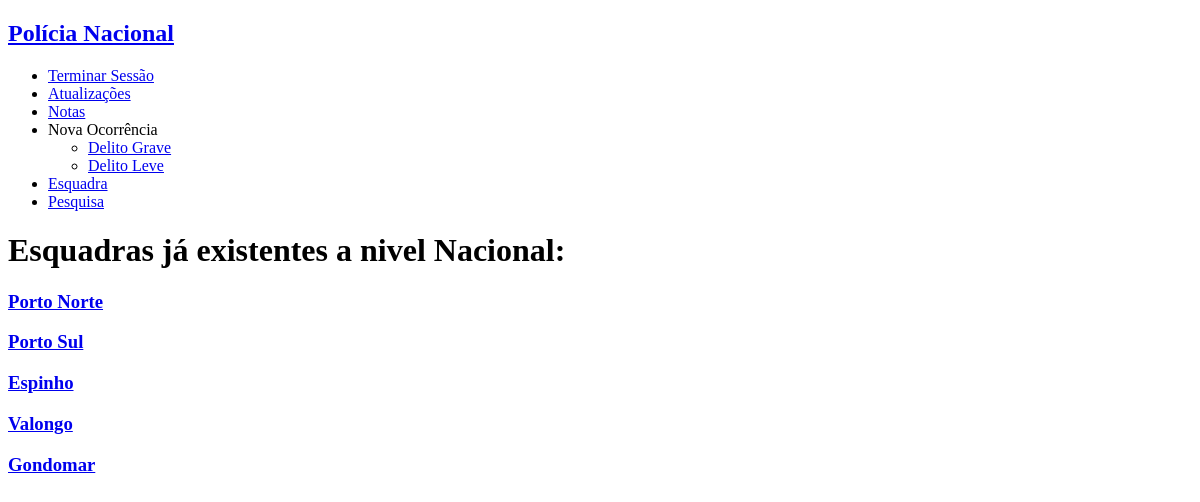
/view_station.php, run on an earlier commit of the app's database.
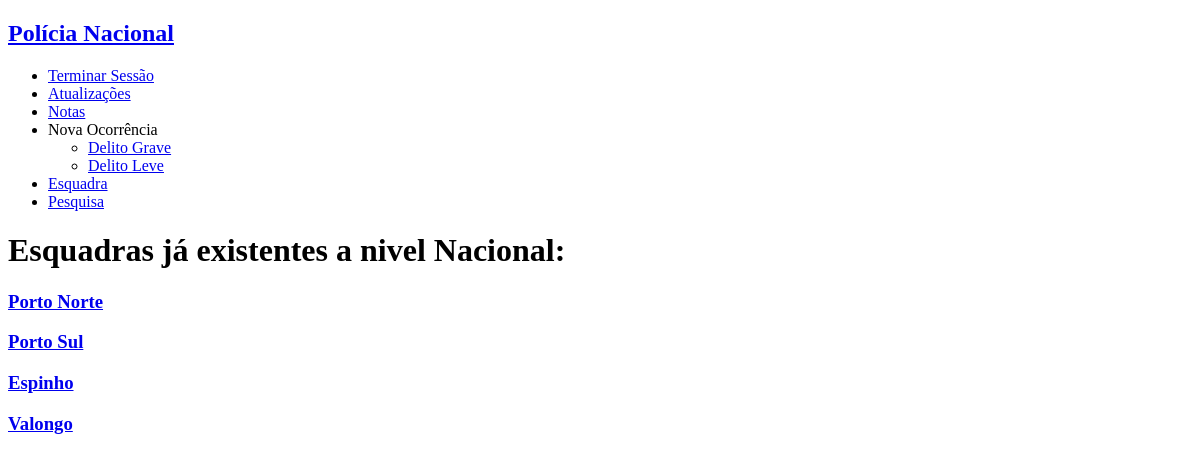
And on a later commit of the database.
### tables this page shows
CREATE TABLE stations (
    id INTEGER PRIMARY KEY,
    name VARCHAR NOT NULL,
    city VARCHAR NOT NULL,
    adress VARCHAR NOT NULL,
    chief VARCHAR REFERENCES personnel
);

### database/connection.php (called while the page is built, shortened)
<?php $db = new PDO('sqlite:database/database.db');
function GetAllStations(){
  global $db;
  $query = $db->prepare('SELECT * FROM stations ');
  $query->execute();
  return $query->fetchAll();
}

### view_station.php (the view, shortened to what this page needs)
<?php
include_once('database/connection.php');
$stations = GetAllStations();
?>
<!DOCTYPE html>
<html>
<?php include_once('common/header_aside.php'); ?>
<body>
    <h1> Esquadras já existentes a nivel Nacional: </h1>
    <section class="view_stations">
            <?php foreach ($stations as $station) { ?>
                <h3 class="title"> <a href="station.php?station=<?=$station['id']?>"> <?=$station['name']?> </a> </h3>
            <?php } ?>
    </section>
</body>
</html>

What changed in the data, as far as the page shows it:
removed stations: name "Gondomar"
